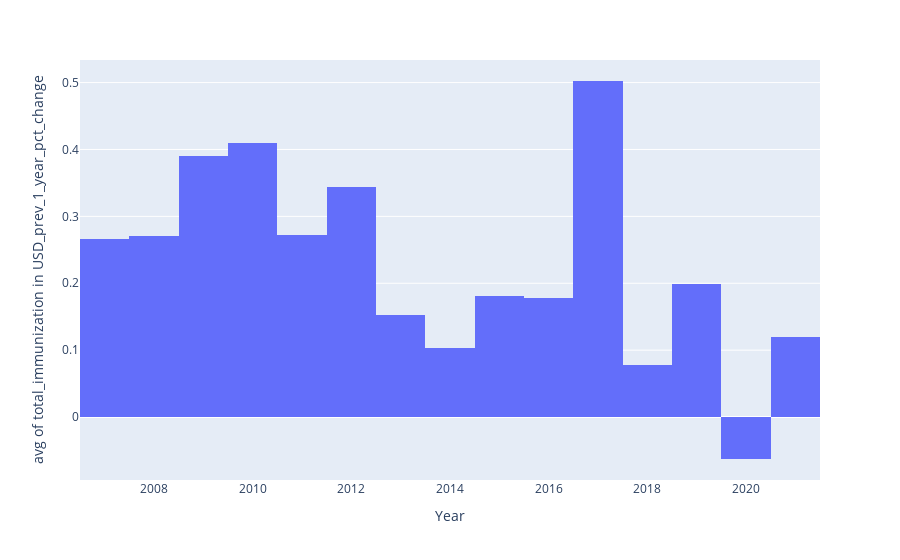

Notebook code cell kept with this figure:
### Code cell
fig = px.histogram(merged_df.dropna(subset=['total_immunization in USD_prev_1_year_pct_change']), x='Year', histfunc='avg', y='total_immunization in USD_prev_1_year_pct_change')
fig

### Figure 1 — Plotly figure (JSON) as saved in the notebook; plotly's stock layout.template omitted (floating-point values rounded to 4 significant figures; data arrays with more than 128 entries replaced by an {"elided": "..."} marker saying what was removed)
{"data": [{"alignmentgroup": "True", "bingroup": "x", "histfunc": "avg", "hovertemplate": "Year=%{x}<br>avg of total_immunization in USD_prev_1_year_pct_change=%{y}<extra></extra>", "legendgroup": "", "marker": {"color": "#636efa", "pattern": {"shape": ""}}, "name": "", "offsetgroup": "", "orientation": "v", "showlegend": false, "type": "histogram", "x": {"elided": "1181 str values"}, "xaxis": "x", "y": {"elided": "1181 float values"}, "yaxis": "y"}], "layout": {"barmode": "relative", "legend": {"tracegroupgap": 0}, "margin": {"t": 60}, "xaxis": {"anchor": "y", "domain": [0, 1], "title": {"text": "Year"}}, "yaxis": {"anchor": "x", "domain": [0, 1], "title": {"text": "avg of total_immunization in USD_prev_1_year_pct_change"}}}}
